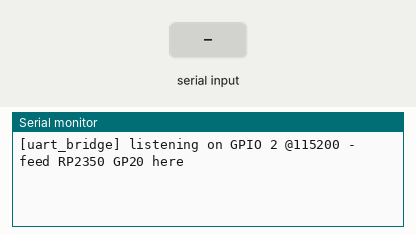
Recording of a sketch running on a simulated ESP32-S3. On the bench: the last lines printed to the serial monitor. The test bench sets the inputs (shaded band).

Above: at 1.5 s.
1.6 s: "1" received over the second serial link
At 2.8 s:
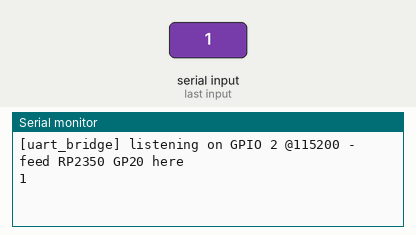
3.1 s: "0" received over the second serial link
At 4.2 s:
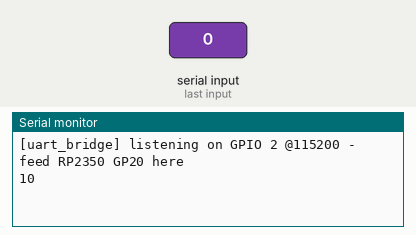

The sketch:

uart_bridge.ino
```cpp
// ESP32-S3 as a USB<->UART bridge to read the RP2350's serial debug output.
//
// The RP2350 (running Doom) prints logs + panic messages on its UART1 TX = GP8
// at 115200 baud. This sketch listens on an ESP32 GPIO and forwards every byte
// to the USB serial port, so it shows up in the Arduino Serial Monitor / any
// terminal on the ESP32's COM port.
//
// Wiring:
//   RP2350 GP8 (TX)   ->  ESP32-S3 GPIO 2  (BRIDGE_RX below)
//   RP2350 GND        ->  ESP32-S3 GND
//   (RP2350 powered by its own USB; ESP32 powered by its own USB to the PC)
//
// Both are 3.3V logic -> direct connection, no level shifter.
//
// Open the ESP32's COM port at 115200 baud to watch the RP2350 output.

#define BRIDGE_RX 2     // ESP32-S3 input pin; connect RP2350 GP20 here
#define BRIDGE_TX 3     // not used (we only receive), but Serial1 needs a TX pin
#define LINK_BAUD 115200

void setup() {
  Serial.begin(115200);                                   // USB -> PC
  Serial1.begin(LINK_BAUD, SERIAL_8N1, BRIDGE_RX, BRIDGE_TX); // <- from RP2350 GP20
  delay(300);
  Serial.println("\n[uart_bridge] listening on GPIO 2 @115200 - feed RP2350 GP20 here");
}

void loop() {
  // forward RP2350 -> USB
  while (Serial1.available()) Serial.write(Serial1.read());
  // (optional) forward USB -> RP2350, in case we ever want to send keys
  while (Serial.available())  Serial1.write(Serial.read());
}
```

Measured:
- after the input at 1.6 s, the serial monitor: prints a new line at once (image 1)
- after the input at 3.1 s, the serial monitor: prints a new line at once (image 2)
